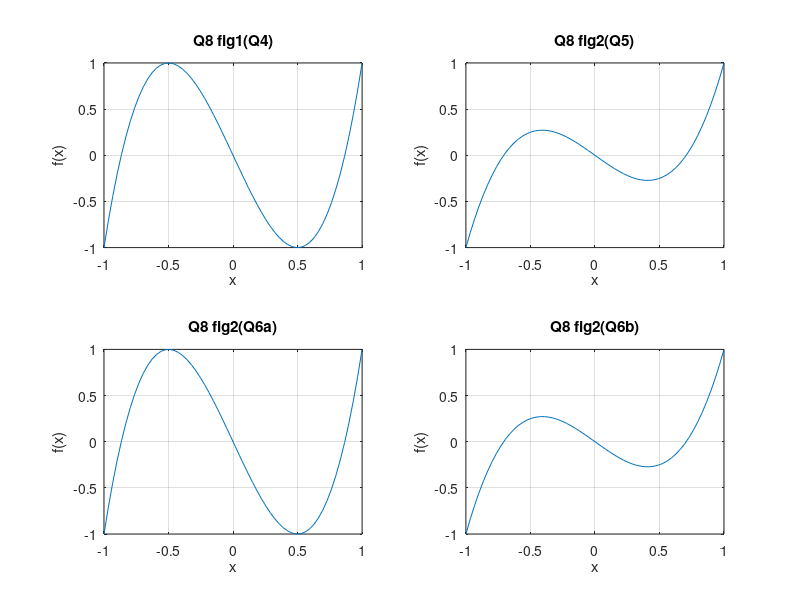

This chart was generated by the following MATLAB code:
clc 
clear all 
close all
x = linspace(-1,1,60);
p=[4 0 -3 0];
q=[2 0 -1 0]; 
subplot(2,2,1)
plot(x,polyval(p,x))
title('Q8 fig1(Q4)')
grid on
xlabel('x')
ylabel('f(x)')
subplot(2,2,2)
plot(x,polyval(q,x))
grid on
xlabel('x')
ylabel('f(x)')
title('Q8 fig2(Q5)')
subplot(2,2,3)
plot(x,polyval(p,x))
title('Q8 fig2(Q6a)')
grid on
xlabel('x')
ylabel('f(x)')
subplot(2,2,4)
plot(x,polyval(q,x))
grid on
xlabel('x')
ylabel('f(x)')
title('Q8 fig2(Q6b)')